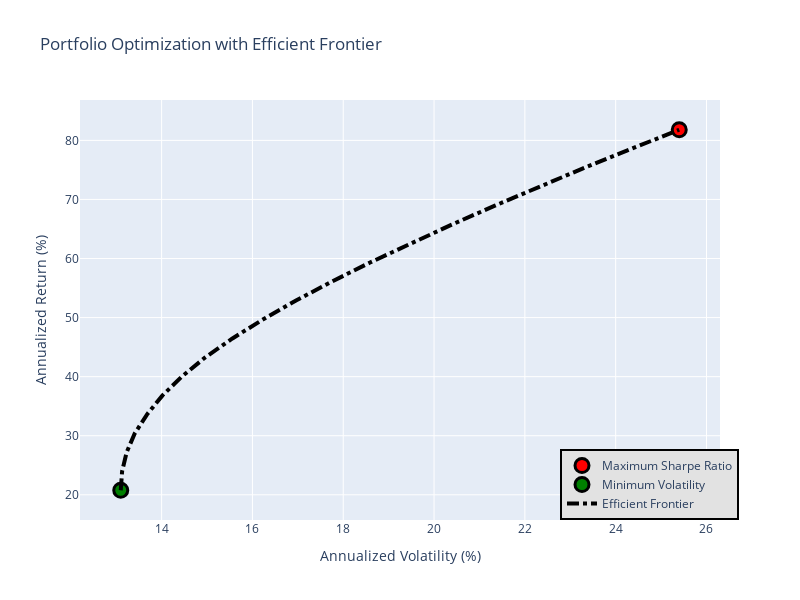

This figure's notebook cell:
### Code cell
def EF_graph(meanReturns, covMatrix, rf = 0.05, constraintSet = (0,1)):
    """ Plot min vol, max sr efficient frontier """
    maxSR_returns, maxSR_std, maxSR_allocation, minVol_returns, minVol_std, minVol_allocation, efficientList, targetReturns = calculatedResults(meanReturns, covMatrix, rf, constraintSet)

    # MAX SR 
    MaxSharpeRatio = go.Scatter(
        name = 'Maximum Sharpe Ratio',
        mode = 'markers',
        x = [maxSR_std],
        y = [maxSR_returns],
        marker = dict(color='red',size=14,line=dict(width=3,color='black'))
    )
    # MIN VOL 
    MinVol = go.Scatter(
        name = 'Minimum Volatility',
        mode = 'markers',
        x = [minVol_std],
        y = [minVol_returns],
        marker = dict(color='green',size=14,line=dict(width=3,color='black'))
    )
    # EFFICIENT FRONTIER 
    EF_curve = go.Scatter(
        name = 'Efficient Frontier',
        mode = 'lines',
        x = [round(ef_std*100,2) for ef_std in efficientList],
        y = [round(target*100,2) for target in targetReturns],
        line = dict(color='black', width = 4, dash='dashdot')
    )

    data = [MaxSharpeRatio, MinVol, EF_curve]

    layout = go.Layout(
        title = 'Portfolio Optimization with Efficient Frontier',
        yaxis = dict(title='Annualized Return (%)'),
        xaxis = dict(title="Annualized Volatility (%)"),
        showlegend = True ,
        legend = dict(
            x=0.75, y=0, traceorder = 'normal',
            bgcolor = '#E2E2E2',
            bordercolor = 'black',
            borderwidth = 2
        ),
        width = 800,
        height = 600,
    )

    fig = go.Figure(data=data, layout=layout)

    return fig.show() 

EF_graph(meanReturns, covMatrix)

### Figure 1 — Plotly figure (JSON) as saved in the notebook; plotly's stock layout.template omitted (floating-point values rounded to 4 significant figures)
{"data": [{"marker": {"color": "red", "line": {"color": "black", "width": 3}, "size": 14}, "mode": "markers", "name": "Maximum Sharpe Ratio", "type": "scatter", "x": [25.4], "y": [81.8]}, {"marker": {"color": "green", "line": {"color": "black", "width": 3}, "size": 14}, "mode": "markers", "name": "Minimum Volatility", "type": "scatter", "x": [13.1], "y": [20.77]}, {"line": {"color": "black", "dash": "dashdot", "width": 4}, "mode": "lines", "name": "Efficient Frontier", "type": "scatter", "x": [13.1, 13.13, 13.23, 13.41, 13.68, 14.02, 14.45, 14.96, 15.56, 16.23, 16.96, 17.75, 18.59, 19.47, 20.39, 21.34, 22.32, 23.32, 24.35, 25.4], "y": [20.77, 23.98, 27.2, 30.41, 33.62, 36.83, 40.04, 43.26, 46.47, 49.68, 52.89, 56.1, 59.32, 62.53, 65.74, 68.95, 72.16, 75.38, 78.59, 81.8]}], "layout": {"height": 600, "legend": {"bgcolor": "#E2E2E2", "bordercolor": "black", "borderwidth": 2, "traceorder": "normal", "x": 0.75, "y": 0}, "showlegend": true, "title": {"text": "Portfolio Optimization with Efficient Frontier"}, "width": 800, "xaxis": {"title": {"text": "Annualized Volatility (%)"}}, "yaxis": {"title": {"text": "Annualized Return (%)"}}}}
